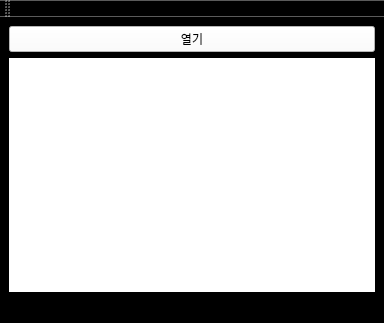
<?xml version="1.0" encoding="UTF-8"?>
<ui version="4.0">
 <class>MainWindow</class>
 <widget class="QMainWindow" name="MainWindow">
  <property name="geometry">
   <rect>
    <x>0</x>
    <y>0</y>
    <width>384</width>
    <height>323</height>
   </rect>
  </property>
  <property name="windowTitle">
   <string>MainWindow</string>
  </property>
  <property name="styleSheet">
   <string notr="true">
background-color: rgb(0, 0, 0);</string>
  </property>
  <widget class="QWidget" name="centralwidget">
   <layout class="QGridLayout" name="gridLayout">
    <item row="0" column="0">
     <widget class="QPushButton" name="pButton">
      <property name="styleSheet">
       <string notr="true">
background-color: rgb(255, 255, 255);</string>
      </property>
      <property name="text">
       <string>열기</string>
      </property>
     </widget>
    </item>
    <item row="1" column="0">
     <widget class="QLabel" name="label">
      <property name="styleSheet">
       <string notr="true">background-color: rgb(255, 255, 255);
</string>
      </property>
      <property name="text">
       <string/>
      </property>
      <property name="alignment">
       <set>Qt::AlignCenter</set>
      </property>
     </widget>
    </item>
   </layout>
  </widget>
  <widget class="QMenuBar" name="menubar">
   <property name="geometry">
    <rect>
     <x>0</x>
     <y>0</y>
     <width>384</width>
     <height>28</height>
    </rect>
   </property>
  </widget>
  <widget class="QStatusBar" name="statusbar"/>
  <widget class="QToolBar" name="toolBar">
   <property name="windowTitle">
    <string>toolBar</string>
   </property>
   <attribute name="toolBarArea">
    <enum>TopToolBarArea</enum>
   </attribute>
   <attribute name="toolBarBreak">
    <bool>false</bool>
   </attribute>
  </widget>
 </widget>
 <resources/>
 <connections/>
</ui>
